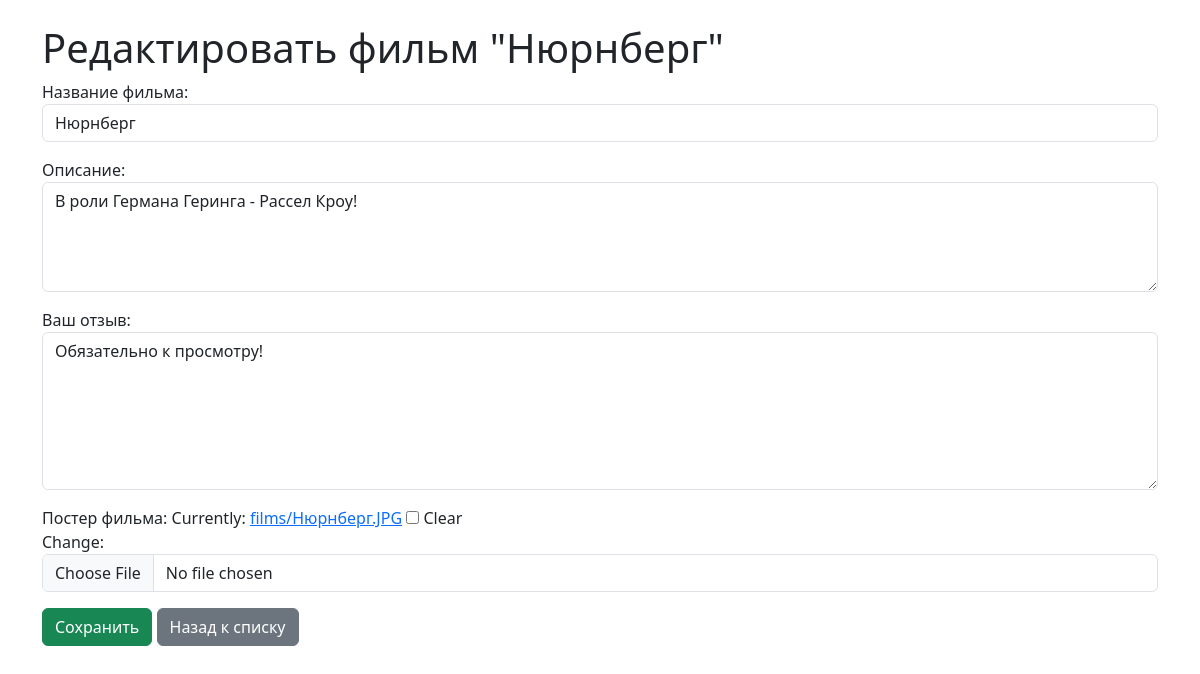
The page /films/edit/2/ on the database its author committed.
### films/models.py (models this page shows, shortened)
class Film(models.Model):
    title = models.CharField("Название фильма", max_length=200)
    description = models.TextField("Описание фильма", blank=True)
    review = models.TextField("Отзыв", blank=True)
    image = models.ImageField("Постер", upload_to='films/', blank=True, null=True)  # ← Новое поле
    created_at = models.DateTimeField(auto_now_add=True)
    class Meta:
        verbose_name = "Фильм"
        verbose_name_plural = "Фильмы"

### films/views.py (the view)
# urls.py: path('edit/<int:pk>/', views.edit_film, name='edit_film'),  # ← Новый путь
def edit_film(request, pk):
    film = get_object_or_404(Film, pk=pk)
    if request.method == 'POST':
        form = FilmForm(request.POST, request.FILES, instance=film)
        if form.is_valid():
            form.save()
            return redirect('films:film_list')
    else:
        form = FilmForm(instance=film)
    return render(request, 'add_film.html', {'form': form, 'film': film})

### films/forms.py
class FilmForm(forms.ModelForm):
    class Meta:
        model = Film
        fields = ['title', 'description', 'review', 'image']  # ← Добавили image
        widgets = {
            'title': forms.TextInput(attrs={'class': 'form-control'}),
            'description': forms.Textarea(attrs={'class': 'form-control', 'rows': 4}),
            'review': forms.Textarea(attrs={'class': 'form-control', 'rows': 6}),
            'image': forms.ClearableFileInput(attrs={'class': 'form-control'}),
        }
        labels = {
            'title': 'Название фильма',
            'description': 'Описание',
            'review': 'Ваш отзыв',
            'image': 'Постер фильма',
        }

### templates/add_film.html (shortened to what this page needs)
{% extends 'base.html' %}
{% block content %}
<h1>
    {% if film %}
        Редактировать фильм "{{ film.title }}"
    {% else %}
        Добавить фильм
    {% endif %}
</h1>
<form method="post" enctype="multipart/form-data">
    {{ form.as_p }}
    <button type="submit" class="btn btn-success">Сохранить</button>
    <a href="{% url 'films:film_list' %}" class="btn btn-secondary">Назад к списку</a>
</form>
{% endblock %}

### rows shown on the page
Film: title "Нюрнберг", description "В роли Германа Геринга - Рассел Кроу!", review "Обязательно к просмотру!"
